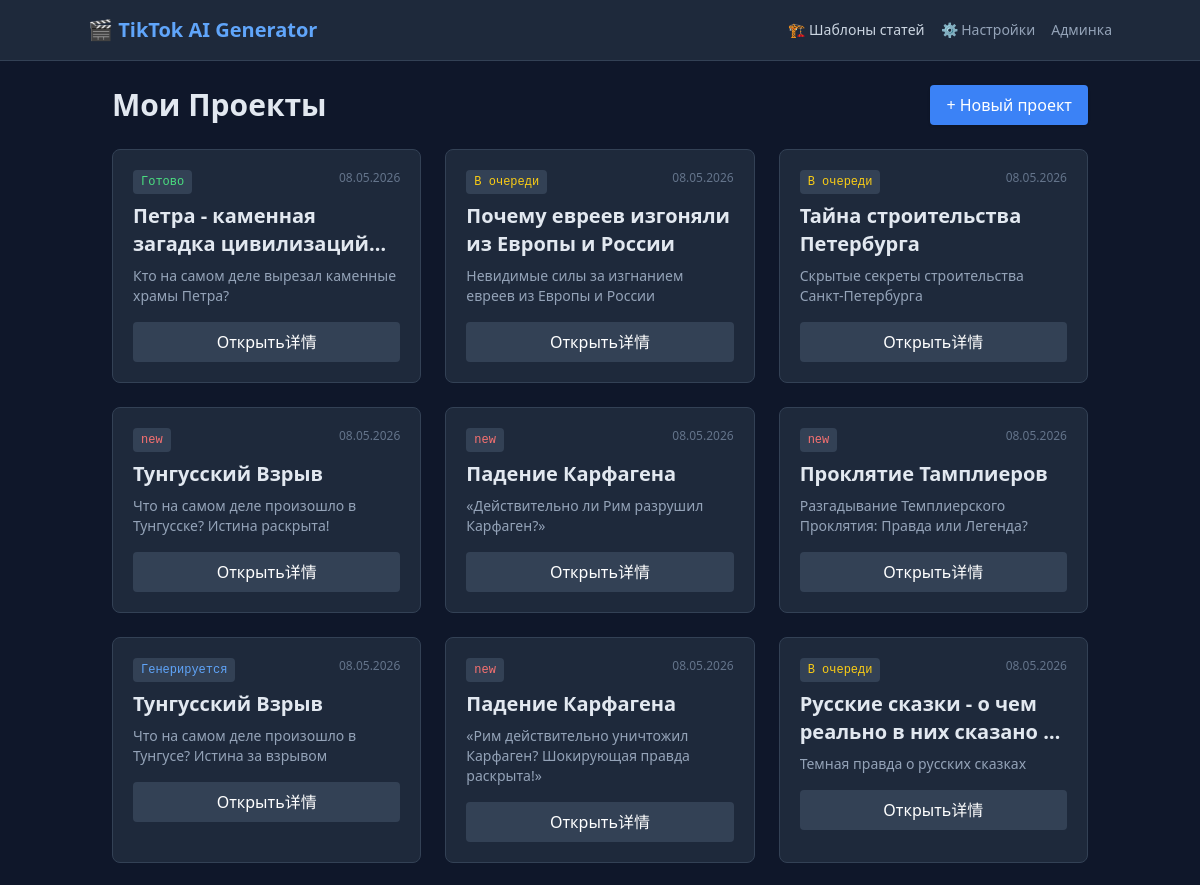
The page /generator/ (upper part) on the database as committed earlier.
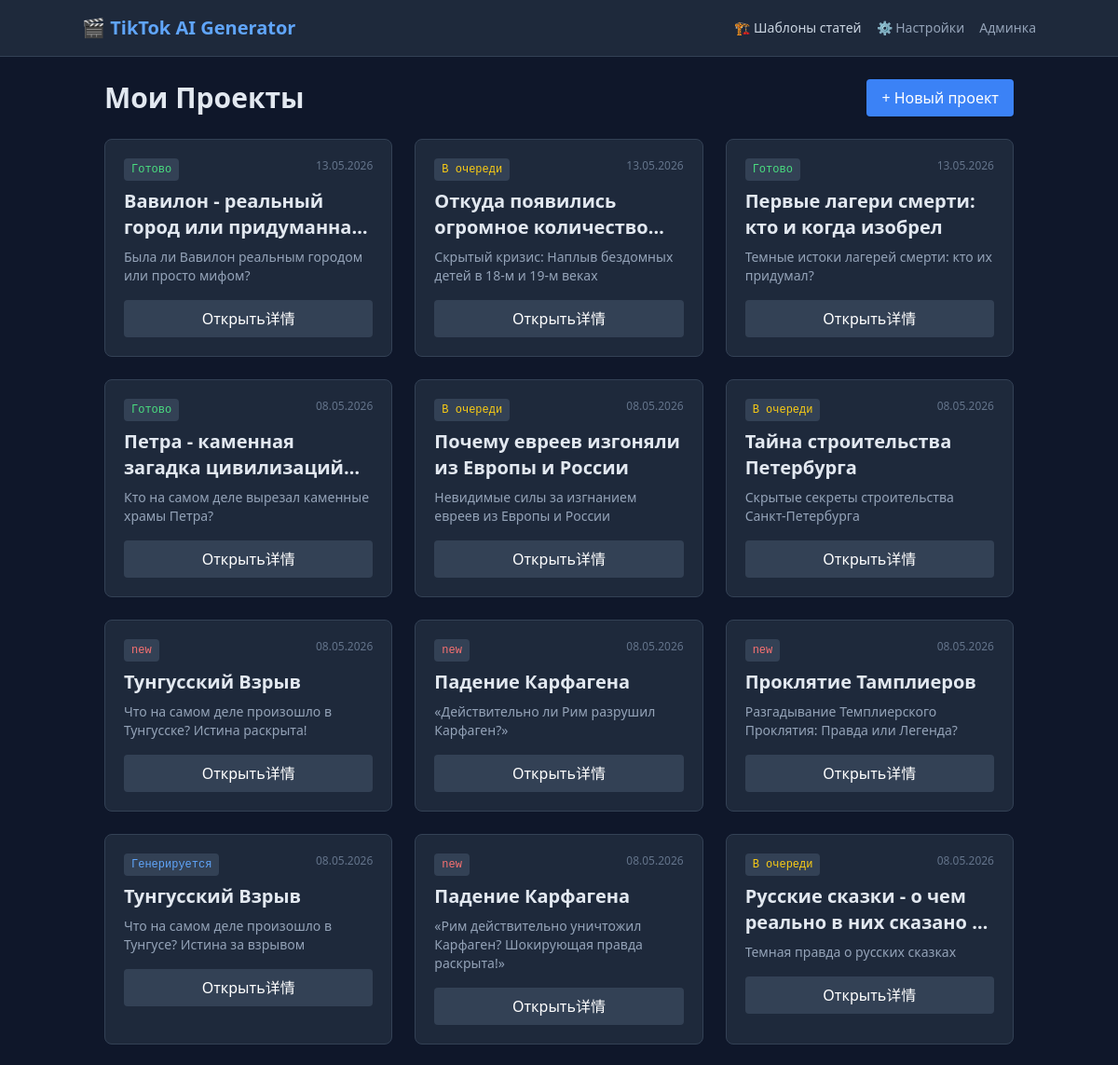
The same page on the database as committed later.
### topics/models.py (models this page shows, shortened)
class VideoProject(models.Model):
    STATUS_CHOICES = [
        ('pending', 'В очереди'),
        ('processing', 'Генерируется'),
        ('completed', 'Готово'),
        ('failed', 'Ошибка'),
    ]
    topic = models.CharField("Тема видео", max_length=255)
    angle = models.TextField(
        "Ракурс / Парадокс", help_text="Основная идея или технологический парадокс")
    notes = models.TextField(
        "Заметки / Факты", help_text="Детальные факты, даты, имена, вопросы для исследования")
    status = models.CharField("Статус", max_length=20,
                              choices=STATUS_CHOICES, default='pending')
    output_file = models.FileField(
        "Готовое видео", upload_to='videos/', null=True, blank=True)
    idea_style = models.CharField(
        "Код промпта", max_length=100, null=True, blank=True)
    created_at = models.DateTimeField("Дата создания", auto_now_add=True)
    updated_at = models.DateTimeField("Дата обновления", auto_now=True)
    class Meta:
        verbose_name = "Идея"
        verbose_name_plural = "Идеи"
        ordering = ['-created_at']

### generator/views.py (the view)
# urls.py: path('', views.project_list, name='project_list'),
def project_list(request):
    projects = VideoProject.objects.all()
    return render(request, 'generator/project_list.html', {'projects': projects})

### generator/templates/generator/project_list.html
{% extends 'generator/base.html' %}
{% block content %}
<div class="flex justify-between items-center mb-6">
    <h1 class="text-3xl font-bold">Мои Проекты</h1>
    <a href="{% url 'admin:generator_videoproject_add' %}" class="btn-primary px-4 py-2 rounded shadow">+ Новый проект</a>
</div>
<div class="grid grid-cols-1 md:grid-cols-2 lg:grid-cols-3 gap-6">
    {% for project in projects %}
    <div class="card rounded-lg p-5 hover:border-blue-500 transition duration-200">
        <div class="flex justify-between items-start mb-2">
            <span class="text-xs font-mono px-2 py-1 rounded bg-slate-700
                {% if project.status == 'pending' %}text-yellow-400{% elif project.status == 'processing' %}text-blue-400{% elif project.status == 'completed' %}text-green-400{% else %}text-red-400{% endif %}">
                {{ project.get_status_display }}
            </span>
            <span class="text-slate-500 text-xs">{{ project.created_at|date:"d.m.Y" }}</span>
        </div>
        <h2 class="text-xl font-bold mb-2 line-clamp-2">{{ project.topic }}</h2>
        <p class="text-slate-400 text-sm mb-4 line-clamp-3">{{ project.angle }}</p>
        <a href="{% url 'generator:project_detail' project.pk %}" class="block text-center w-full bg-slate-700 hover:bg-slate-600 text-white py-2 rounded transition">
            Открыть详情
        </a>
    </div>
    {% empty %}
    <div class="col-span-full text-center text-slate-500 py-10">
        Проектов пока нет. <a href="{% url 'admin:generator_videoproject_add' %}" class="text-blue-400 underline">Создать первый</a>.
    </div>
    {% endfor %}
</div>
{% endblock %}

Rows that differ between the two databases and show on the page:
added VideoProject: status "Готово", created_at "13.05.2026", topic "Вавилон - реальный город или…", angle "Была ли Вавилон реальным городом или просто мифом?"
added VideoProject: status "В очереди", created_at "13.05.2026", topic "Откуда появились огромное…", angle "Скрытый кризис: Наплыв бездомных детей в 18-м и 19-м веках"
added VideoProject: status "Готово", created_at "13.05.2026", topic "Первые лагери смерти: кто и когда изобрел", angle "Темные истоки лагерей смерти: кто их придумал?"
